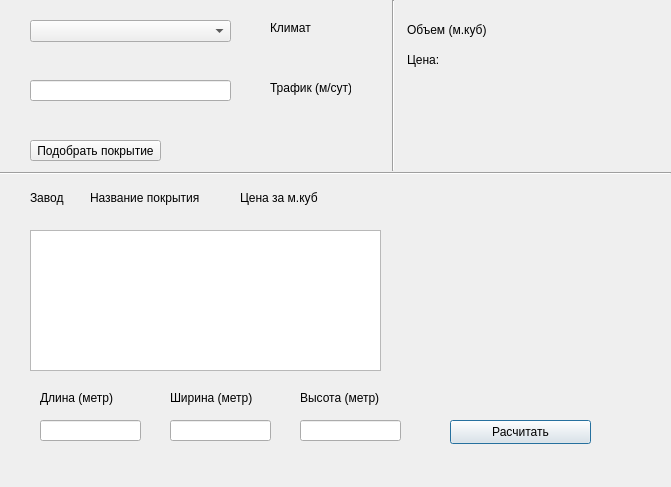
<?xml version="1.0" encoding="UTF-8"?>
<ui version="4.0">
 <class>DlgCalc</class>
 <widget class="QDialog" name="DlgCalc">
  <property name="geometry">
   <rect>
    <x>0</x>
    <y>0</y>
    <width>671</width>
    <height>487</height>
   </rect>
  </property>
  <property name="windowTitle">
   <string>Расчет</string>
  </property>
  <widget class="QListWidget" name="lstAsph">
   <property name="geometry">
    <rect>
     <x>30</x>
     <y>230</y>
     <width>351</width>
     <height>141</height>
    </rect>
   </property>
  </widget>
  <widget class="QPushButton" name="btnCalc">
   <property name="geometry">
    <rect>
     <x>450</x>
     <y>420</y>
     <width>141</width>
     <height>24</height>
    </rect>
   </property>
   <property name="text">
    <string>Расчитать</string>
   </property>
  </widget>
  <widget class="QLineEdit" name="inpTrf">
   <property name="geometry">
    <rect>
     <x>30</x>
     <y>80</y>
     <width>201</width>
     <height>21</height>
    </rect>
   </property>
  </widget>
  <widget class="QComboBox" name="cmbClm">
   <property name="geometry">
    <rect>
     <x>30</x>
     <y>20</y>
     <width>201</width>
     <height>22</height>
    </rect>
   </property>
  </widget>
  <widget class="QPushButton" name="btnSelect">
   <property name="geometry">
    <rect>
     <x>30</x>
     <y>140</y>
     <width>131</width>
     <height>21</height>
    </rect>
   </property>
   <property name="text">
    <string>Подобрать покрытие</string>
   </property>
  </widget>
  <widget class="QLineEdit" name="inpHght">
   <property name="geometry">
    <rect>
     <x>300</x>
     <y>420</y>
     <width>101</width>
     <height>21</height>
    </rect>
   </property>
  </widget>
  <widget class="QLineEdit" name="inpWdth">
   <property name="geometry">
    <rect>
     <x>170</x>
     <y>420</y>
     <width>101</width>
     <height>21</height>
    </rect>
   </property>
  </widget>
  <widget class="QLineEdit" name="inpLngh">
   <property name="geometry">
    <rect>
     <x>40</x>
     <y>420</y>
     <width>101</width>
     <height>21</height>
    </rect>
   </property>
  </widget>
  <widget class="QLabel" name="label">
   <property name="geometry">
    <rect>
     <x>270</x>
     <y>20</y>
     <width>101</width>
     <height>16</height>
    </rect>
   </property>
   <property name="text">
    <string>Климат</string>
   </property>
  </widget>
  <widget class="QLabel" name="label_2">
   <property name="geometry">
    <rect>
     <x>300</x>
     <y>390</y>
     <width>91</width>
     <height>16</height>
    </rect>
   </property>
   <property name="text">
    <string>Высота (метр)</string>
   </property>
  </widget>
  <widget class="QLabel" name="label_3">
   <property name="geometry">
    <rect>
     <x>270</x>
     <y>80</y>
     <width>81</width>
     <height>16</height>
    </rect>
   </property>
   <property name="text">
    <string>Трафик (м/сут)</string>
   </property>
  </widget>
  <widget class="QLabel" name="label_4">
   <property name="geometry">
    <rect>
     <x>170</x>
     <y>390</y>
     <width>91</width>
     <height>16</height>
    </rect>
   </property>
   <property name="text">
    <string>Ширина (метр)</string>
   </property>
  </widget>
  <widget class="QLabel" name="label_5">
   <property name="geometry">
    <rect>
     <x>40</x>
     <y>390</y>
     <width>81</width>
     <height>16</height>
    </rect>
   </property>
   <property name="text">
    <string>Длина (метр)</string>
   </property>
  </widget>
  <widget class="QLabel" name="lbVolume">
   <property name="geometry">
    <rect>
     <x>510</x>
     <y>20</y>
     <width>131</width>
     <height>21</height>
    </rect>
   </property>
   <property name="text">
    <string/>
   </property>
  </widget>
  <widget class="QLabel" name="label_6">
   <property name="geometry">
    <rect>
     <x>407</x>
     <y>20</y>
     <width>91</width>
     <height>20</height>
    </rect>
   </property>
   <property name="text">
    <string>Объем (м.куб)</string>
   </property>
  </widget>
  <widget class="QLabel" name="label_7">
   <property name="geometry">
    <rect>
     <x>407</x>
     <y>50</y>
     <width>91</width>
     <height>20</height>
    </rect>
   </property>
   <property name="text">
    <string>Цена:</string>
   </property>
  </widget>
  <widget class="QLabel" name="lbCost">
   <property name="geometry">
    <rect>
     <x>510</x>
     <y>50</y>
     <width>131</width>
     <height>21</height>
    </rect>
   </property>
   <property name="text">
    <string/>
   </property>
  </widget>
  <widget class="Line" name="line">
   <property name="geometry">
    <rect>
     <x>0</x>
     <y>163</y>
     <width>671</width>
     <height>20</height>
    </rect>
   </property>
   <property name="orientation">
    <enum>Qt::Horizontal</enum>
   </property>
  </widget>
  <widget class="Line" name="line_2">
   <property name="geometry">
    <rect>
     <x>383</x>
     <y>0</y>
     <width>20</width>
     <height>171</height>
    </rect>
   </property>
   <property name="orientation">
    <enum>Qt::Vertical</enum>
   </property>
  </widget>
  <widget class="QLabel" name="label_8">
   <property name="geometry">
    <rect>
     <x>30</x>
     <y>190</y>
     <width>48</width>
     <height>16</height>
    </rect>
   </property>
   <property name="text">
    <string>Завод</string>
   </property>
  </widget>
  <widget class="QLabel" name="label_9">
   <property name="geometry">
    <rect>
     <x>90</x>
     <y>190</y>
     <width>111</width>
     <height>16</height>
    </rect>
   </property>
   <property name="text">
    <string>Название покрытия</string>
   </property>
  </widget>
  <widget class="QLabel" name="label_10">
   <property name="geometry">
    <rect>
     <x>240</x>
     <y>190</y>
     <width>91</width>
     <height>16</height>
    </rect>
   </property>
   <property name="text">
    <string>Цена за м.куб</string>
   </property>
  </widget>
 </widget>
 <resources/>
 <connections/>
</ui>
